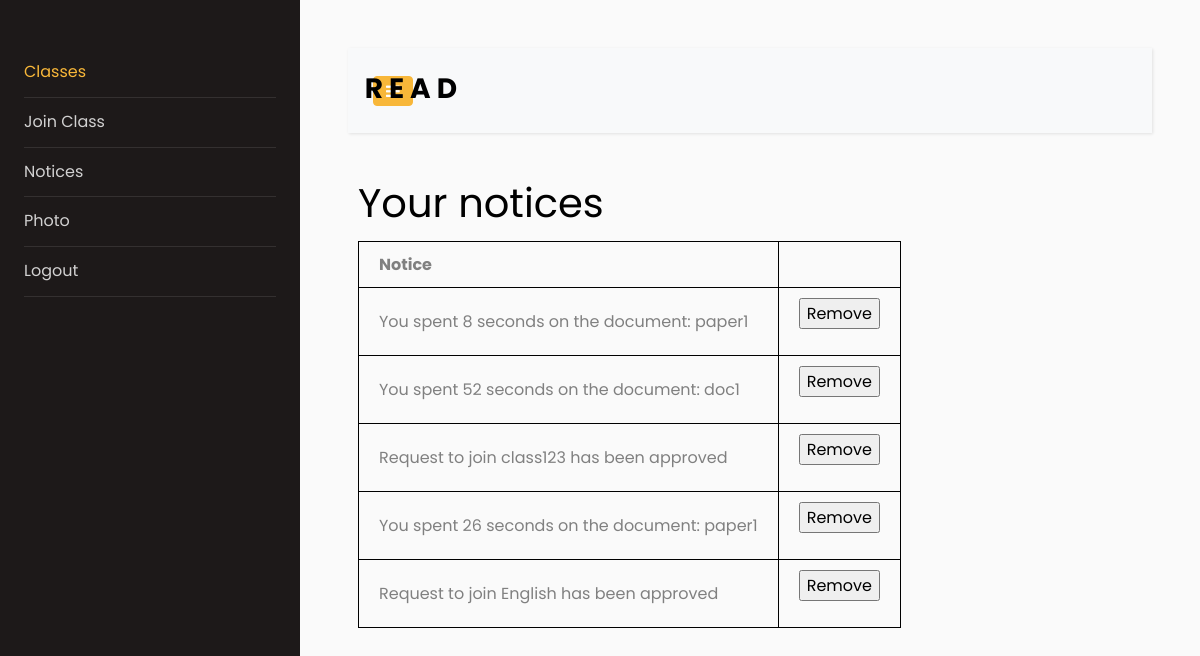
The page /read/student/notices/ (signed in) on the database as committed earlier.
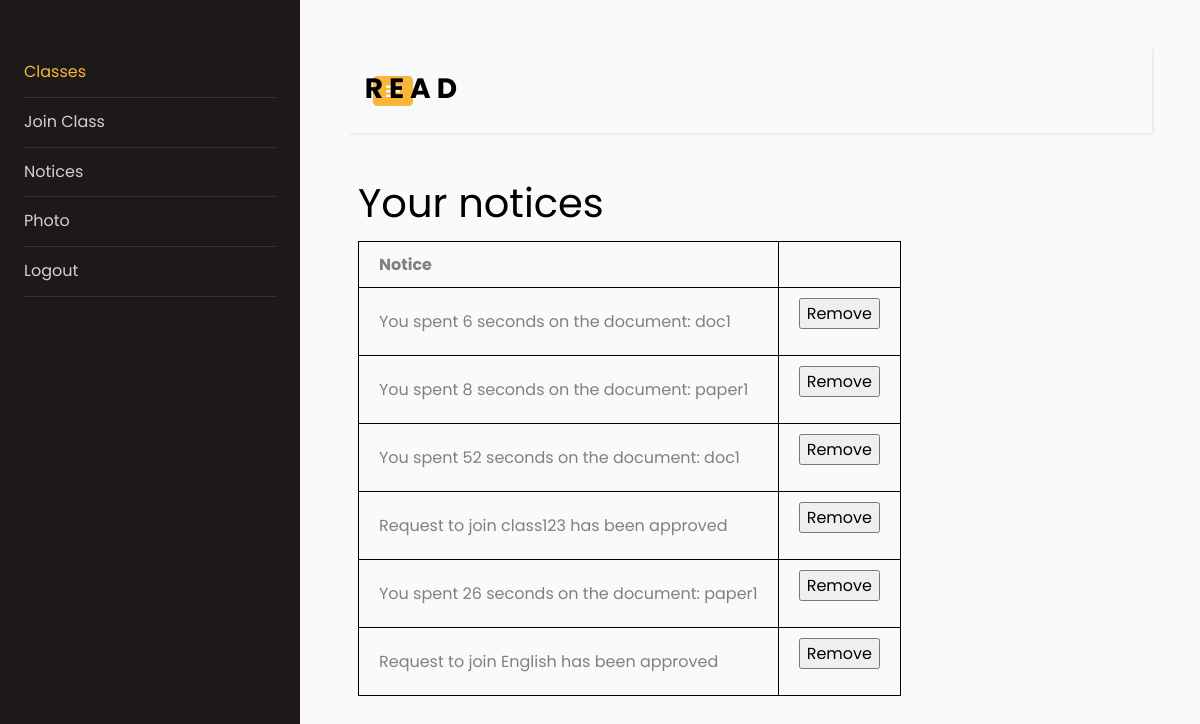
The same page on the database as committed later.
### read/models.py (models this page shows)
class Student_Notice(models.Model):
    student = models.ForeignKey(Student, on_delete=models.CASCADE, blank=False)
    notice = models.CharField(max_length=300, blank=False)

### read/views.py (the view)
# urls.py: path('student/notices/', views.student_notices_view, name='student_notices_view'),
@login_required
@user_passes_test(user_is_student)
@user_passes_test(user_not_admin, login_url='/read/admin_redirected')
def student_notices_view(request):
    student = Student.objects.get(user=request.user)
    if(request.method == 'POST'):
        notice_pk = int(request.POST.get('notice_pk'))
        assert notice_pk is not None
        notice = Student_Notice.objects.get(pk=notice_pk)
        notice.delete()
    try:
        notices = Student_Notice.objects.filter(student=student)
    except Exception as e:
        notices = None
    reversed_notices = list(reversed(notices))
    return render(request, 'read/student/student_notices.html', {'notices' : reversed_notices})

### read/views.py (called while the page is built)
def user_is_student(user):
    return user.is_student

def user_not_admin(user):
    return not user.is_superuser

### read/templates/read/student/student_notices.html (shortened to what this page needs)
{% extends "./student_base.html" %}
{% block content %}
    <h1>Your notices</h1>
    <table>
        <th>Notice</th>
        {% for notice in notices %}
        <tr>
            <td>{{ notice.notice }}</td>
            <td>
                <form action="{% url 'student_notices_view' %}" method="post">
                <input type="submit" value="Remove">
                </form>
            </td>
        </tr>
        {% empty %}
        <tr>
            <td>You do not have any notices.</td>
        </tr>
        {% endfor %}
    </table>
{% endblock %}

Rows that differ between the two databases and show on the page:
added Student_Notice: notice "You spent 6 seconds on the document: doc1"
